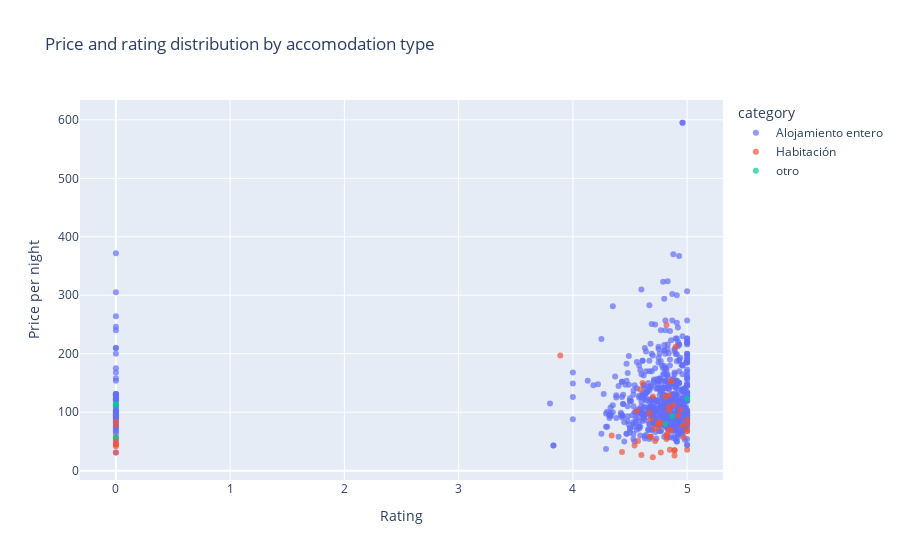

Notebook code cell kept with this figure:
### Markdown cell above
### <a id='toc8_4_1_'></a>[Price and rating distribution by accomodation type](#toc0_)

### Code cell
price_rating_distribution = px.scatter(
    data_frame=airbnb_data,
    x="rating",
    y="price_per_night",
    color="category",
    opacity=0.7,
    title="Price and rating distribution by accomodation type",
    labels={"rating": "Rating", "price_per_night": "Price per night"},
)

price_rating_distribution.write_html(FIG_DIR / "price_rating_distribution.html")
price_rating_distribution.write_image(FIG_DIR / "price_rating_distribution.png")

price_rating_distribution.show()

### Figure 1 — Plotly figure (JSON) as saved in the notebook; plotly's stock layout.template omitted (floating-point values rounded to 4 significant figures; data arrays with more than 128 entries replaced by an {"elided": "..."} marker saying what was removed)
{"data": [{"hovertemplate": "category=Alojamiento entero<br>Rating=%{x}<br>Price per night=%{y}<extra></extra>", "legendgroup": "Alojamiento entero", "marker": {"color": "#636efa", "opacity": 0.7, "symbol": "circle"}, "mode": "markers", "name": "Alojamiento entero", "orientation": "v", "showlegend": true, "type": "scatter", "x": {"elided": "688 float values"}, "xaxis": "x", "y": {"elided": "688 int values"}, "yaxis": "y"}, {"hovertemplate": "category=Habitación<br>Rating=%{x}<br>Price per night=%{y}<extra></extra>", "legendgroup": "Habitación", "marker": {"color": "#EF553B", "opacity": 0.7, "symbol": "circle"}, "mode": "markers", "name": "Habitación", "orientation": "v", "showlegend": true, "type": "scatter", "x": [5, 0, 0, 0, 4.82, 4.57, 4.82, 4.82, 4.9, 4.7, 4.6, 4.75, 4.68, 4.86, 4.75, 4.86, 4.96, 0, 4.82, 4.68, 4.72, 4.68, 4.86, 0, 4.89, 4.89, 4.97, 4.84, 0, 4.77, 4.71, 4.75, 0, 4.81, 4.89, 5, 4.54, 4.85, 4.84, 4.59, 0, 4.43, 4.56, 5, 4.67, 0, 4.84, 4.92, 5, 4.34, 4.7, 3.89, 4.77, 4.88, 4.84, 4.68, 5, 4.61, 4.94], "xaxis": "x", "y": [36, 31, 45, 42, 60, 51, 249, 54, 212, 23, 27, 81, 58, 153, 81, 153, 77, 54, 62, 58, 51, 58, 69, 78, 35, 35, 57, 129, 57, 31, 72, 74, 84, 127, 26, 87, 43, 36, 109, 139, 45, 32, 102, 80, 99, 47, 70, 94, 68, 60, 127, 197, 82, 112, 103, 88, 68, 150, 104], "yaxis": "y"}, {"hovertemplate": "category=otro<br>Rating=%{x}<br>Price per night=%{y}<extra></extra>", "legendgroup": "otro", "marker": {"color": "#00cc96", "opacity": 0.7, "symbol": "circle"}, "mode": "markers", "name": "otro", "orientation": "v", "showlegend": true, "type": "scatter", "x": [0, 0, 0, 4.87, 4.81, 5], "xaxis": "x", "y": [57, 113, 113, 93, 80, 123], "yaxis": "y"}], "layout": {"legend": {"title": {"text": "category"}, "tracegroupgap": 0}, "title": {"text": "Price and rating distribution by accomodation type"}, "xaxis": {"anchor": "y", "domain": [0, 1], "title": {"text": "Rating"}}, "yaxis": {"anchor": "x", "domain": [0, 1], "title": {"text": "Price per night"}}}}
